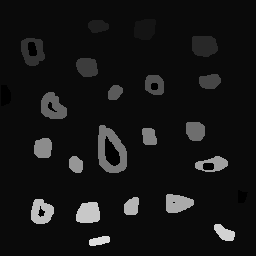
//> input picture Unidade1/teste2.png, 256 x 256 px, given in place of the camera
$ ./motionDetector   (built with g++ and OpenCV 4)
//> lines starting //> are read from the running program, lines starting //| are printed output that depends on the picture; after the words box and inside, x2 and y2 are one past the last pixel; in counts of white or black regions, pixels touching at a corner belong together
#include <iostream>
#include <opencv2/opencv.hpp>

using namespace cv;
using namespace std;

bool Compare(Mat hist1, Mat hist2, int histh, int histw);

int main(int argc, char** argv){
  Mat image;
  int width, height,cont;
  VideoCapture cap;
  vector<Mat> planes;
  Mat histR, histG, histB, histImgR2, histImgG2, histImgB2;
  int nbins = 64;
  float range[] = {0, 64};
  const float *histrange = { range };
  bool uniform = true;
  bool acummulate = false;

  cap.open(0);

  if(!cap.isOpened()){
    cout << "cameras indisponiveis";
    return -1;
  }

  width  = cap.get(CV_CAP_PROP_FRAME_WIDTH);
  height = cap.get(CV_CAP_PROP_FRAME_HEIGHT);

  cout << "largura = " << width << endl;
  cout << "altura  = " << height << endl;

  int histw = nbins, histh = nbins/2;
  Mat histImgR(histh, histw, CV_8UC3, Scalar(0,0,0));
  Mat histImgG(histh, histw, CV_8UC3, Scalar(0,0,0));
  Mat histImgB(histh, histw, CV_8UC3, Scalar(0,0,0));

  while(1){
    cap >> image;
//> image is the input picture: 256 rows x 256 cols, CV_8UC3; min 0, max 220, mean 21.2
    split (image, planes);

    calcHist(&planes[0], 1, 0, Mat(), histR, 1,
             &nbins, &histrange,
             uniform, acummulate);
//> histR = 64 values, max 57655 at index 10, min 0 at index 1, mean 943.1
    calcHist(&planes[1], 1, 0, Mat(), histG, 1,
             &nbins, &histrange,
             uniform, acummulate);
//> histG has the same summary as histR
    calcHist(&planes[2], 1, 0, Mat(), histB, 1,
             &nbins, &histrange,
             uniform, acummulate);
//> histB has the same summary as histR

    normalize(histR, histR, 0, histImgR.rows, NORM_MINMAX, -1, Mat());
//> histR = 64 values, max 32 at index 10, min 0 at index 1, mean 0.523
    normalize(histG, histG, 0, histImgG.rows, NORM_MINMAX, -1, Mat());
//> histG has the same summary as histR
    normalize(histB, histB, 0, histImgB.rows, NORM_MINMAX, -1, Mat());
//> histB has the same summary as histR

    histImgR.setTo(Scalar(0));
    histImgG.setTo(Scalar(0));
    histImgB.setTo(Scalar(0));

    for(int i=0; i<nbins; i++){
      line(histImgR,
           Point(i, histh),
           Point(i, histh-cvRound(histR.at<float>(i))),
           Scalar(0, 0, 255), 1, 8, 0);
      line(histImgG,
           Point(i, histh),
           Point(i, histh-cvRound(histG.at<float>(i))),
           Scalar(0, 255, 0), 1, 8, 0);
      line(histImgB,
           Point(i, histh),
           Point(i, histh-cvRound(histB.at<float>(i))),
           Scalar(255, 0, 0), 1, 8, 0);
    }


    histImgR.copyTo(image(Rect(0, 0       ,nbins, histh)));
//> image: 256 rows x 256 cols, CV_8UC3; 3.12% of pixels changed, all inside (x1, y1, x2, y2) = (0, 0, 64, 32)
    histImgG.copyTo(image(Rect(0, histh   ,nbins, histh)));
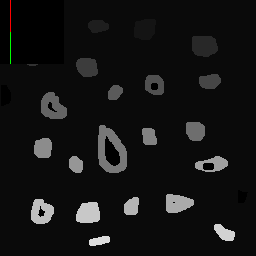
//> image: 256 rows x 256 cols, CV_8UC3; mean B, G, R 20.3, 20.5, 20.5
    histImgB.copyTo(image(Rect(0, 2*histh ,nbins, histh)));
//> image: 256 rows x 256 cols, CV_8UC3; 2.99% of pixels changed, all inside (x1, y1, x2, y2) = (0, 64, 64, 96)
    imshow("image", image);
    histImgR2 = histImgR.clone();
    histImgG2 = histImgG.clone();
    histImgB2 = histImgB.clone();
    waitKey(500);

    cap >> image;
    split (image, planes);

    calcHist(&planes[0], 1, 0, Mat(), histR, 1,
             &nbins, &histrange,
             uniform, acummulate);
//> histR = 64 values, max 57655 at index 10, min 0 at index 1, mean 943.1
    calcHist(&planes[1], 1, 0, Mat(), histG, 1,
             &nbins, &histrange,
             uniform, acummulate);
//> histG has the same summary as histR
    calcHist(&planes[2], 1, 0, Mat(), histB, 1,
             &nbins, &histrange,
             uniform, acummulate);
//> histB has the same summary as histR

    normalize(histR, histR, 0, histImgR.rows, NORM_MINMAX, -1, Mat());
//> histR = 64 values, max 32 at index 10, min 0 at index 1, mean 0.523
    normalize(histG, histG, 0, histImgG.rows, NORM_MINMAX, -1, Mat());
//> histG has the same summary as histR
    normalize(histB, histB, 0, histImgB.rows, NORM_MINMAX, -1, Mat());
//> histB has the same summary as histR

    histImgR.setTo(Scalar(0));
//> histImgR: 32 rows x 64 cols, CV_8UC3; every value is 0
    histImgG.setTo(Scalar(0));
    histImgB.setTo(Scalar(0));

    for(int i=0; i<nbins; i++){
      line(histImgR,
           Point(i, histh),
           Point(i, histh-cvRound(histR.at<float>(i))),
           Scalar(0, 0, 255), 1, 8, 0);
      line(histImgG,
           Point(i, histh),
           Point(i, histh-cvRound(histG.at<float>(i))),
           Scalar(0, 255, 0), 1, 8, 0);
      line(histImgB,
           Point(i, histh),
           Point(i, histh-cvRound(histB.at<float>(i))),
           Scalar(255, 0, 0), 1, 8, 0);
    }


    histImgR.copyTo(image(Rect(0, 0       ,nbins, histh)));
    histImgG.copyTo(image(Rect(0, histh   ,nbins, histh)));
    histImgB.copyTo(image(Rect(0, 2*histh ,nbins, histh)));

    imshow("image",image);

    waitKey(500);

    if (Compare(histImgR, histImgR2, histh, histw)){
      if (Compare(histImgG, histImgG2, histh, histw)){
        if (Compare(histImgB, histImgB2, histh, histw)){
          cout << "Movimento"<< endl;
        }
      }
    }
  }
  return 0;
}

bool Compare(Mat hist1, Mat hist2, int histh, int histw){
//> called with histh = 32, histw = 64
  int cont = 0;
  for (int i = 0 ; i < histw ; i++){
    for (int j =0 ; j < histh ; j++){
      if (abs(hist1.at<uchar>(i,j) - hist2.at<uchar>(i,j)) > (uchar)50){
        cont++;
      }
    }
  }
//> after the loop, cont = 0
  if (cont > 280){
    return true;
  }else{
    return false;
  }
}
